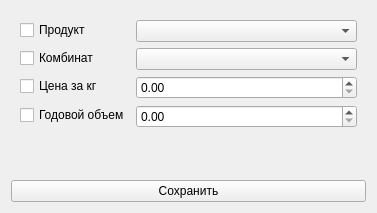
<?xml version="1.0" encoding="UTF-8"?>
<ui version="4.0">
 <class>Form</class>
 <widget class="QWidget" name="Form">
  <property name="geometry">
   <rect>
    <x>0</x>
    <y>0</y>
    <width>377</width>
    <height>213</height>
   </rect>
  </property>
  <property name="windowTitle">
   <string>Form</string>
  </property>
  <layout class="QVBoxLayout" name="verticalLayout">
   <item>
    <widget class="QWidget" name="widget" native="true">
     <layout class="QFormLayout" name="formLayout">
      <item row="0" column="0">
       <widget class="QCheckBox" name="prB">
        <property name="text">
         <string>Продукт</string>
        </property>
       </widget>
      </item>
      <item row="2" column="0">
       <widget class="QCheckBox" name="pB">
        <property name="text">
         <string>Цена за кг</string>
        </property>
       </widget>
      </item>
      <item row="2" column="1">
       <widget class="QDoubleSpinBox" name="price">
        <property name="maximum">
         <double>100000000000000000620008645040778319495168.000000000000000</double>
        </property>
       </widget>
      </item>
      <item row="3" column="0">
       <widget class="QCheckBox" name="vB">
        <property name="text">
         <string>Годовой объем</string>
        </property>
       </widget>
      </item>
      <item row="3" column="1">
       <widget class="QDoubleSpinBox" name="vol">
        <property name="maximum">
         <double>100000000000000000620008645040778319495168.000000000000000</double>
        </property>
       </widget>
      </item>
      <item row="1" column="0">
       <widget class="QCheckBox" name="cB">
        <property name="text">
         <string>Комбинат</string>
        </property>
       </widget>
      </item>
      <item row="1" column="1">
       <widget class="QComboBox" name="plant"/>
      </item>
      <item row="0" column="1">
       <widget class="QComboBox" name="product"/>
      </item>
     </layout>
    </widget>
   </item>
   <item>
    <widget class="QPushButton" name="btn">
     <property name="text">
      <string>Сохранить</string>
     </property>
    </widget>
   </item>
  </layout>
 </widget>
 <resources/>
 <connections/>
</ui>
